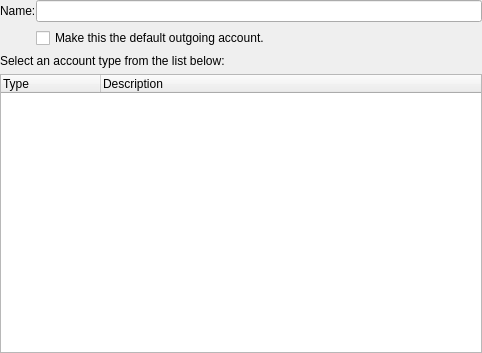
<?xml version="1.0" encoding="UTF-8"?>
<ui version="4.0">
 <class>AddTransportDialog</class>
 <widget class="QWidget" name="AddTransportDialog">
  <property name="geometry">
   <rect>
    <x>0</x>
    <y>0</y>
    <width>482</width>
    <height>353</height>
   </rect>
  </property>
  <property name="minimumSize">
   <size>
    <width>0</width>
    <height>0</height>
   </size>
  </property>
  <property name="windowTitle">
   <string>Step One: Select Transport Type</string>
  </property>
  <layout class="QGridLayout" name="gridLayout">
   <property name="leftMargin">
    <number>0</number>
   </property>
   <property name="topMargin">
    <number>0</number>
   </property>
   <property name="rightMargin">
    <number>0</number>
   </property>
   <property name="bottomMargin">
    <number>0</number>
   </property>
   <property name="horizontalSpacing">
    <number>0</number>
   </property>
   <item row="0" column="0">
    <widget class="QLabel" name="label">
     <property name="text">
      <string comment="The name of a mail transport">Name:</string>
     </property>
    </widget>
   </item>
   <item row="0" column="1">
    <widget class="QLineEdit" name="name"/>
   </item>
   <item row="1" column="1">
    <widget class="QCheckBox" name="setDefault">
     <property name="text">
      <string>Make this the default outgoing account.</string>
     </property>
    </widget>
   </item>
   <item row="2" column="0" colspan="2">
    <widget class="QLabel" name="descLabel">
     <property name="sizePolicy">
      <sizepolicy hsizetype="Preferred" vsizetype="Preferred">
       <horstretch>0</horstretch>
       <verstretch>0</verstretch>
      </sizepolicy>
     </property>
     <property name="text">
      <string>Select an account type from the list below:</string>
     </property>
     <property name="alignment">
      <set>Qt::AlignLeading|Qt::AlignLeft|Qt::AlignTop</set>
     </property>
     <property name="wordWrap">
      <bool>true</bool>
     </property>
    </widget>
   </item>
   <item row="3" column="0" colspan="2">
    <widget class="QTreeWidget" name="typeListView">
     <property name="alternatingRowColors">
      <bool>true</bool>
     </property>
     <property name="rootIsDecorated">
      <bool>false</bool>
     </property>
     <column>
      <property name="text">
       <string>Type</string>
      </property>
     </column>
     <column>
      <property name="text">
       <string>Description</string>
      </property>
     </column>
    </widget>
   </item>
  </layout>
 </widget>
 <resources/>
 <connections/>
</ui>
